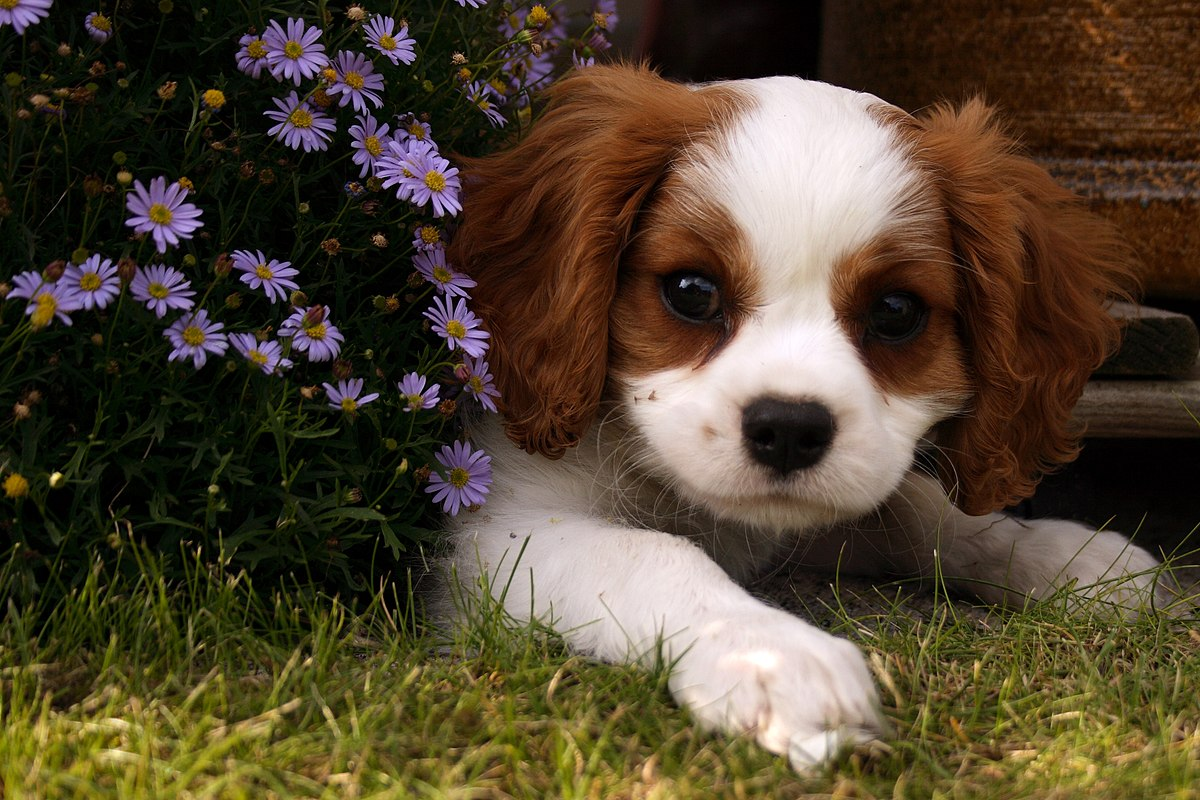
#> input picture sample.jpg, 1200 x 800 px
$ jupyter execute --allow-errors ObjectDetection.ipynb
#> lines starting #> are read from the running program, lines starting #| are printed output that depends on the picture
[cell 1]
import cv2
import numpy as np
import matplotlib.pyplot as plt

#> (a cell that did not finish here is left out)

[cell 3]
# Classes for our images
classes = []
#> (the rest of this cell did not finish here and is left out)

[cell 4]
image_path = input("Path of IMAGE you want to detect object?(./filename.jpg)")
#> the answer given: sample.jpg

[cell 5]
img = cv2.imread(image_path)
#> img is the input picture: shape (800, 1200, 3); mean B, G, R 48.1, 67.4, 80.6
img = cv2.cvtColor(img, cv2.COLOR_BGR2RGB)
# to make model image properly
blob = cv2.dnn.blobFromImage(img, 1/255, (416,416), (0,0,0), swapRB=True, crop=False)
blob.shape
#> Out = (1, 3, 416, 416)

#> (a cell that did not finish here is left out)

[cell 7]
# To display image
i = blob[0].reshape(416, 416, 3)
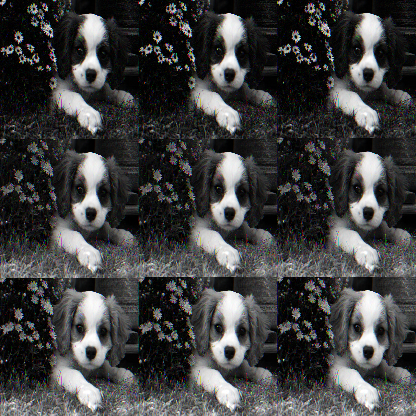
#> i: shape (416, 416, 3) float32; mean of channels 0, 1, 2 0.256, 0.256, 0.256; drawn as B, G, R
plt.imshow(i)
# image will be shown in three channels rgb.

#> (a cell that did not finish here is left out)

[cell 9]
# For putting bounding box on image
boxes = []
# value predicted
confidences = []
class_ids = []

# Get the width and height from the blob shape
height, width, _ = img.shape
#> height = 800; width = 1200

#> (the rest of this cell did not finish here and is left out)
